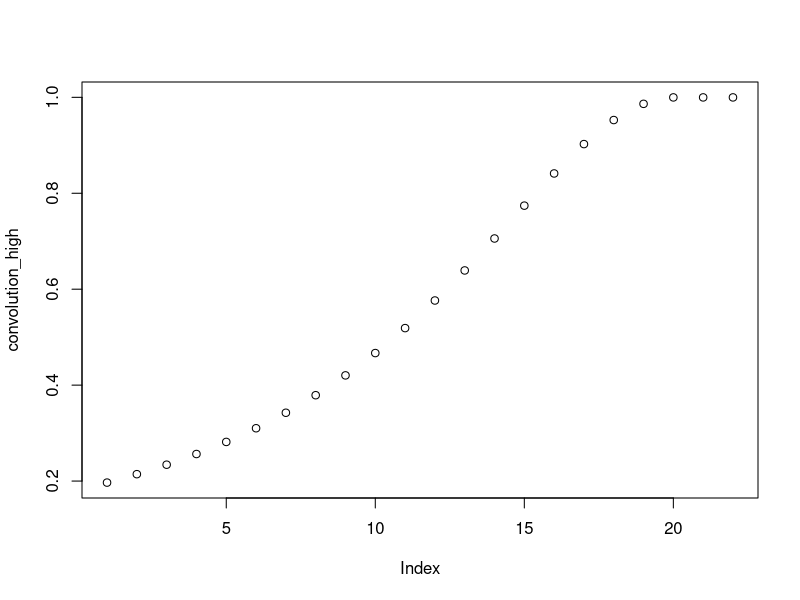
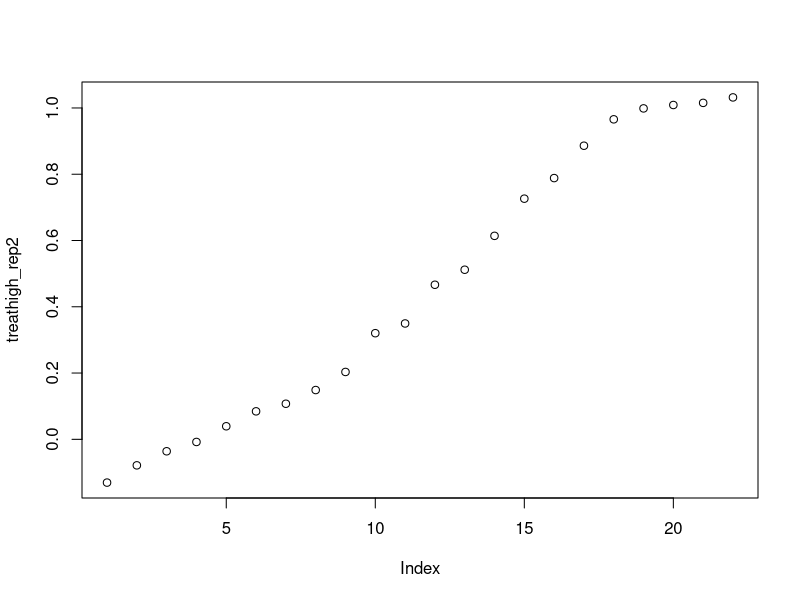
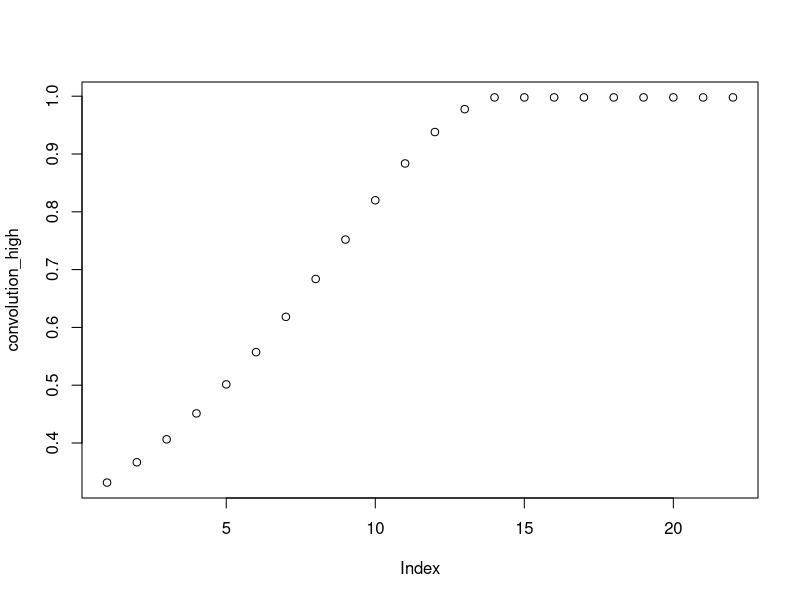
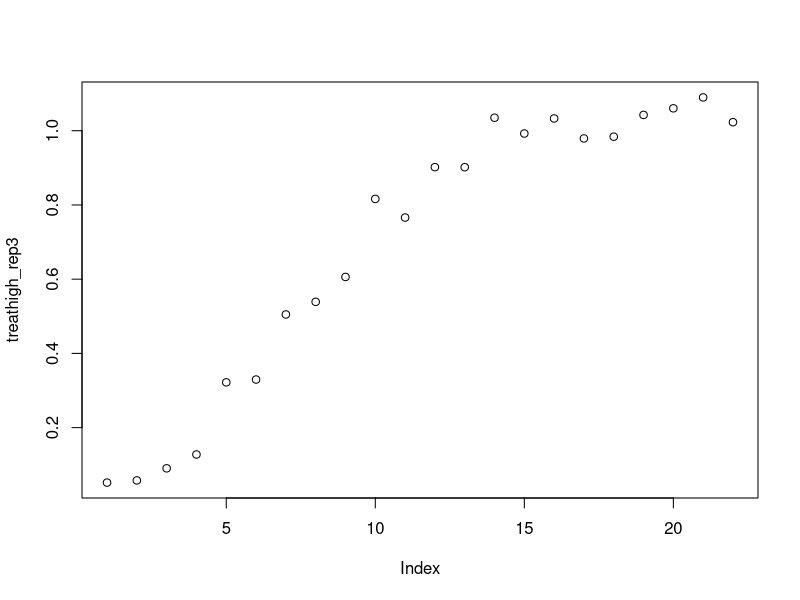
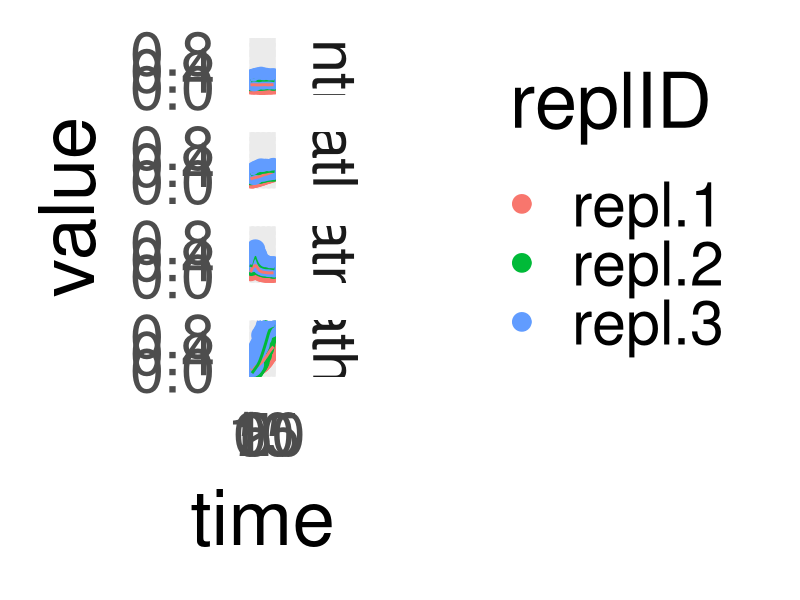
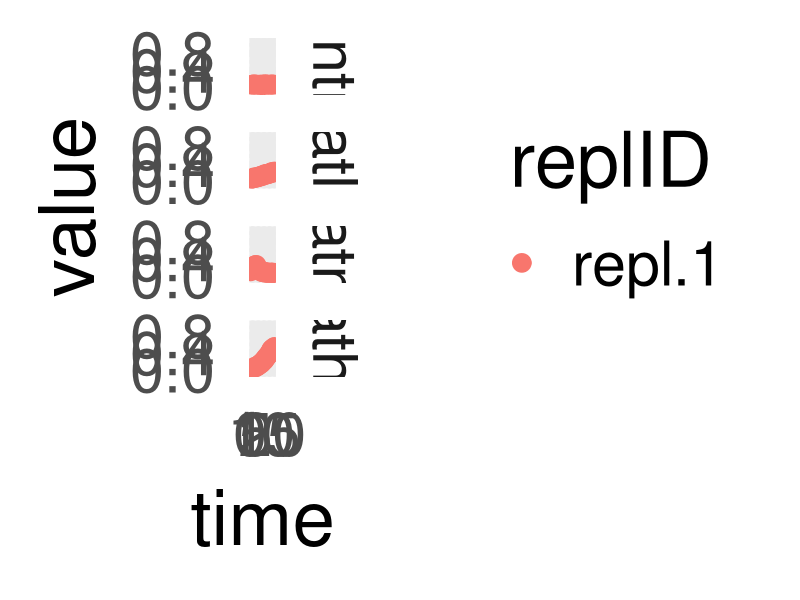
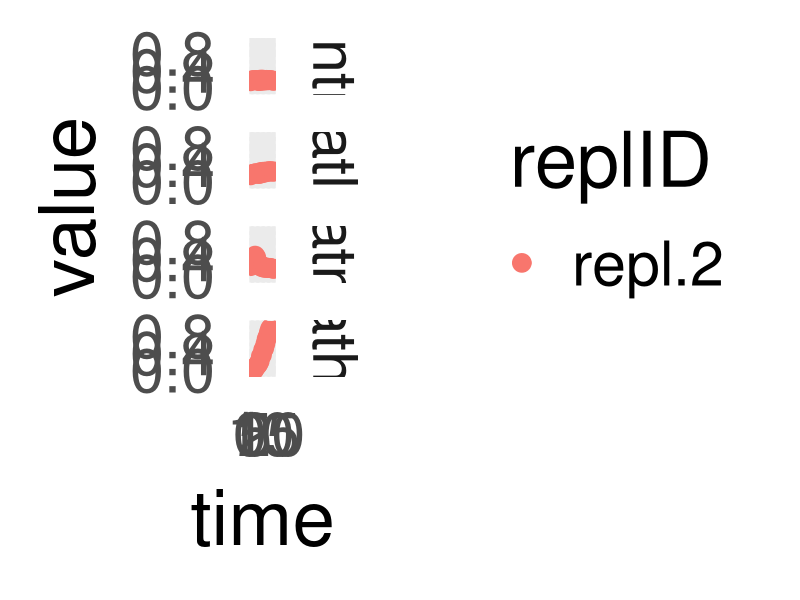
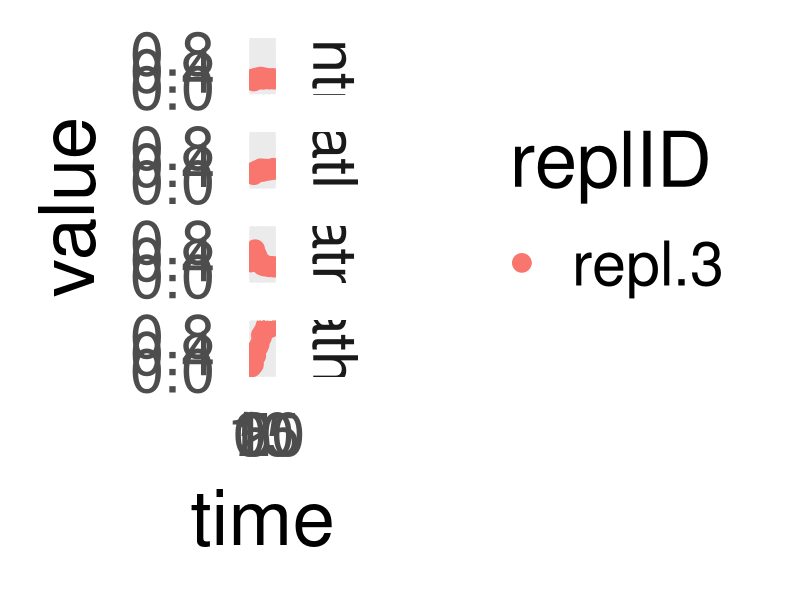

The R source for these figures, in order: (Note: this script raises an error after producing the figures.)
## ---- chunk 1
setwd("C:/Users/steve_000/Documents/work/POC paper/presentation")

require( ggplot2 )
require( data.table )
require( reshape2 )
# generate data representing plate differences and difference in the dynamics of responses

# the lower replicate 1, 30 time points, till 22 hours
time_repl1 <- seq( 0.5, 22, length.out = 30 )
control_rep1 <- abs( 0.06 + 0.007 * rnorm( 30 ) )
treatlow_rep1 <- control_rep1 + control_rep1 * 0.015* time_repl1 + 0.005 * time_repl1^1.1



# the early peak
convolution_peak <-   1/( 1+  0.15*( time_repl1- 5 )^2)

treatmid_rep1 <- control_rep1 + 0.2 * convolution_peak

# the plateau response
convolution_high<-  1/( 1+  0.015*( time_repl1- 22 )^2)



treathigh_rep1 <- -0.1 + control_rep1 + 0.4*convolution_high + 0.005 * time_repl1^1.1 +  0.4*convolution_high * control_rep1 




# replicate 2, the normal response, 22 time points, till 23 hours
time_repl2 <- seq( 0.8, 23, length.out = 22 )
control_rep2 <- abs( 0.16 + 0.011 * rnorm( 22 ) )
treatlow_rep2 <- control_rep2 + control_rep2 * 0.022* time_repl2
convolution_peak <-  1/( 1+  0.15*( time_repl2- 5 )^2)

treatmid_rep2 <- control_rep2 + 0.3 * convolution_peak


convolution_high<-  1/( 1+  0.010*( time_repl2- 21 )^2)

convolution_high[ which(max(convolution_high) == convolution_high) : length( convolution_high )] <- max( convolution_high)
plot(convolution_high)

# addition of convolution term. addition of time dependent increase. and convolution multiplication term for increase in variance
treathigh_rep2 <- control_rep2 -0.5 + 1*convolution_high  + 0.005 * time_repl2^1.2 + convolution_high * control_rep2 
plot(treathigh_rep2)




# the single mega high response and high variance replicate 3, 17 time points, till 24 hours
time_repl3 <- seq( 0.8, 23, length.out = 22 )
control_rep3 <- abs( 0.2 + 0.023 * rnorm( 22 ) )
treatlow_rep3 <- control_rep3 + control_rep3 * 0.022* time_repl3
convolution_peak <-  1/( 1+  0.15*( time_repl3- 5 )^2)
treatmid_rep3 <- control_rep3+ 0.4 * convolution_peak

convolution_high<-  1/( 1+  0.010*( time_repl3- 15 )^2)

convolution_high[ which(max(convolution_high) == convolution_high) : length( convolution_high )] <- max( convolution_high)
plot(convolution_high)

# addition of convolution term. addition of time dependent increase. and convolution multiplication term for increase in variance
treathigh_rep3 <- -0.55 + control_rep3  + 1*convolution_high  + 0.005 * time_repl3^1.2 + 1*convolution_high * control_rep3 
plot(treathigh_rep3)


image_data_rep1 <- data.frame( time = time_repl1, 
                                control =  control_rep1,
                               treatlow = treatlow_rep1,
                               treatmid = treatmid_rep1,
                               treathigh = treathigh_rep1,
                                replID = "repl.1" 
                              )


image_data_rep2 <- data.frame( time = time_repl2, 
                                control =  control_rep2,
                              treatlow =  treatlow_rep2,
                              treatmid = treatmid_rep2,
                              treathigh = treathigh_rep2,
                                replID = "repl.2" 
                              )

image_data_rep3 <- data.frame( time = time_repl3, 
                                control =  control_rep3,
                               treatlow = treatlow_rep3,
                               treatmid = treatmid_rep3,
                               treathigh = treathigh_rep3,
                                replID = "repl.3" 
                              )

image_data <- rbind( image_data_rep1, image_data_rep2, image_data_rep3)

image_data.l <- melt( image_data, id.vars = c("time", "replID"), variable.name = "treatment")

plotFun <-function( Data , plotName ) {
  p <- ggplot( data = Data, aes( x = time, y = value )) + geom_point( aes(  color = replID), size = 6 ) +
    theme_minimal(base_size = 55) + ylim(c(-0.1,1.1)) + facet_grid( treatment~.) + 
    geom_smooth( aes( group = replID, color = replID  ) , span = 0.5,  se = FALSE, size = 1, alpha = 0.01) 
     
  png(paste("figures/",plotName, ".png", sep = ""), width = 1200, height = 1600)
    print( p )
dev.off()

}


# raw data
plotFun( Data = image_data.l, plotName = "rawdata")

# plate with unhappy cells

image_data.l<- as.data.table(image_data.l)

plotFun( Data = image_data.l[ replID == "repl.1"], plotName = "rawdata_unhappy")

plotFun( Data = image_data.l[ replID == "repl.2"], plotName = "rawdata_normal")

plotFun( Data = image_data.l[ replID == "repl.3"], plotName = "rawdata_highoutlier")



# linear normalization mean:

image_data.l <- as.data.table(image_data.l)

plateMeans <- image_data.l[, mean( value ), by = "replID"]

image_data.l[  , meanShift :=  value ]
image_data.l[ replID == "repl.1" , meanShift := value + ( plateMeans$V1[2] - plateMeans$V1[1] ) ]  
image_data.l[ replID == "repl.3" , meanShift := value + ( plateMeans$V1[2] - plateMeans$V1[3] )   ]

head(image_data.l)

image_data.meanshift <- melt( image_data.l, id.vars = c("time", "replID", "treatment"))
image_data.meanshift 

# define plotting function for extra side panel with normalized values
plotFunNorm <-function( Data , plotName ) {
  p <- ggplot( data = Data, aes( x = time, y = value )) + geom_point( aes(  color = replID), size = 6 ) +
    theme_minimal(base_size = 55)  + facet_grid( treatment~variable) + 
    geom_smooth( aes( group = replID, color = replID  ) , span = 0.5,  se = FALSE, size = 1, alpha = 0.01) 
     
  png(paste( "figures/",plotName, ".png", sep = ""), width = 1200, height = 1600 )
    print( p )
dev.off()

}

plotFunNorm( Data =  image_data.meanshift, plotName = "meanShift" )

# standard normal normalization (transformation to Z-score):

image_data.l[, meanShift:=NULL]
image_data.l[ , plateMean := mean( value ), by = replID]
image_data.l[ , plateSd := sd( value ), by = replID]
image_data.l[ , standardNormal := ( value - plateMean )/ plateSd , by = replID]
image_data.l[, plateMean := NULL ]
image_data.l[ , plateSd := NULL ]
image_data.sdNorm <- melt( image_data.l, id.vars = c("time", "replID", "treatment"))

plotFunNorm( Data = image_data.sdNorm, plotName = "standardNormalized")

image_data.l[, standardNormal:=NULL]


# control background subtraction

controlMeans <- image_data.l[ treatment == "control" ,  mean( value ), by = replID  ]
setkey( controlMeans, replID )
setkey( image_data.l, replID )
image_data.controlSub <- controlMeans[ image_data.l ]
image_data.controlSub[ , controlSubValue := value - V1 ]
image_data.controlSub[, V1 :=NULL ]
image_data.controlSub <- melt( image_data.controlSub, id.vars = c( "time", "replID", "treatment" ) )

plotFunNorm( Data = image_data.controlSub, plotName = "controlSub" )


# min max normalization

minmaxFun <- function(x) { 
                          min_e = min( x, na.rm = TRUE )
                          max_e = max( x, na.rm = TRUE )
                          y <- ( x - min_e ) / ( max_e - min_e )
                          y
                          }


image_data.l[,  minmaxNorm := minmaxFun( value ), by = replID ]
image_data.minmaxNorm <- melt( image_data.l, id.vars = c("time", "replID", "treatment"))
plotFunNorm( Data = image_data.minmaxNorm , plotName = "minmaxNorm")
image_data.l[ , minmaxNorm := NULL ]



# fold change with respect to control normalization
buffer <- image_data.l[ treatment == "control" ,  value, by = list( replID, time ) ]
controlValues <- buffer[ time %in% c(0.5, 0.8 ), value  , by = replID]
setkey(image_data.l, replID)
setkey( controlValues, replID)
foldChangeNorm <- controlValues[ image_data.l]

foldChangeNorm[ , foldChangeVal := i.value / value]
foldChangeNorm[, value := NULL]
setnames(foldChangeNorm, "i.value", "value")
foldChangeNorm <- melt( foldChangeNorm, id.vars = c("time", "replID", "treatment"))
plotFunNorm( Data =  foldChangeNorm, plotName = "foldChangeVal")





# non linear normalization
# sigmoid


sigmoidFun <- function(x, A, B) { 
                          y <-   1 / ( 1 + exp( - ( ( x - B ) / A  ) ) ) 
                          y
                          }

image_data.l$splitL <- NULL
image_data.l[,  sigmoidNorm := sigmoidFun( value, A = 0.07, B = 0.3 ), by = replID ]
image_data.sigmoidNorm <- melt( image_data.l, id.vars = c("time", "replID", "treatment"))

plotFunNorm( Data = image_data.sigmoidNorm , plotName = "sigmoidNorm")
image_data.l[ , sigmoidNorm := NULL ]





image_data.l<- as.data.table(image_data.l)
# quantile normalization
image_data.l[ , splitL := paste(treatment, replID)]
image_data.list <- split( image_data.l, image_data.l$splitL )


image_data.l[, .N, by = list( treatment,  replID ) ] # replicates have different time sampling. modeling required

require(splines)
model.results= list()
# first fitting and resampling of time points

for( i in seq_along(image_data.list)){
  
  fm1 <- lm(value ~ ns(time, df =6), data = image_data.list[[i]])
  
    model.results[[i]] <-  predict(fm1, dtTime<-data.frame(
    time = round(seq(0 , 24 , length.out=200), digits=2)))
    model.results[[i]] <- as.data.frame(model.results[[i]] )
    colnames(model.results[[i]])<- "mod"
   
    model.results[[i]]$treatment <- unique(image_data.list[[i]]$treatment)
    model.results[[i]]$replID <- unique(image_data.list[[i]]$replID)
    model.results[[i]]$time <- dtTime$time
    model.results[[i]]$resid.SD <- sqrt(deviance(fm1)/df.residual(fm1))
   
 

}


model.results.df <- do.call("rbind", model.results)

### quantile stats / fit

model.results.df <- as.data.table( model.results.df)


head(model.results.df)
head(image_data.l)

# plot fit + raw 

p <- ggplot( data = image_data.l, aes( x = time, y = value )) + geom_point(  size = 6 , aes( color = replID)) +
    theme_minimal(base_size = 55)  + facet_wrap( ~treatment ) + 
   geom_line( data = model.results.df, aes( x = time ,y = mod, group = replID, color = replID), size= 3 ) 
   
  png(paste( "figures/", "ns_fit", ".png", sep = ""), width = 1200, height = 1600 )
    print( p )
dev.off()

## ---- chunk 2

selTP <- unique(model.results.df[, time])[seq(1,  200, by = 8)]

model.results.df <- model.results.df[ time %in% selTP]

model.results.df[, .N, by = list(treatment, replID)]

table(model.results.df$treatment)

## ---- chunk 3

quantileOrigList <- split(model.results.df, model.results.df$replID)
 # sort per plate

head(quantileOrigList[[1]])

quantileOrigIndex <- lapply(quantileOrigList, function(x) rank( x$mod ) )

quantileSorted <- lapply( quantileOrigList, function(x) sort(x$mod))
head(cbind(quantileSorted[[1]][quantileOrigIndex[[1]]] ,quantileOrigList[[1]])  )

head(quantileSorted.df)
quantileSorted.df <- do.call('cbind', quantileSorted)
newValues <- rowMeans(quantileSorted.df)
plot(newValues)


# put values back to original locations

for( i in seq_along(quantileOrigList)) {

  quantileOrigList[[i]]$quantileNorm <- newValues[quantileOrigIndex[[i]]]
  
  }

model.results.df <- do.call('rbind', quantileOrigList)

quantileNorm <- melt( model.results.df, id.vars = c("time", "replID", "treatment", "resid.SD"))
plotFunNorm( Data =  quantileNorm, plotName = "quantileNorm")

limits <- aes(ymax = value + resid.SD, ymin = value - resid.SD)

 # extra plot with error bars
p <- ggplot( data = quantileNorm, aes( x = time, y = value )) + geom_point( aes(  color = replID), size = 6 ) +
    theme_minimal(base_size = 55)  + facet_grid( treatment~variable) + 
   geom_errorbar( limits , size = 2 ) +
    geom_smooth( aes( group = replID, color = replID  ) , span = 0.5,  se = FALSE, size = 1, alpha = 0.01) 
     
  png(paste( "figures/","quantileNorm_errorbar", ".png", sep = ""), width = 1200, height = 1600 )
    print( p )
dev.off()

## ---- chunk 4
## statistics

# need sd over replicates for treatments:
model.results.df.sd <- model.results.df[ , sd( quantileNorm ), by = list( treatment , time)]

setnames(model.results.df.sd, "V1", "treat.sd")

DMSO <- model.results.df[ treatment %in% "control"]
 
# mean and sd for control
DMSO.s <- DMSO[ ,  list( DMSO.mean = mean( quantileNorm ), DMSO.sd = sd( quantileNorm ) ),  
                  by = list( treatment, time) ]

setkey(model.results.df, time)
setkey(DMSO.s, time)


model.results.df.stats <- DMSO.s[ model.results.df ] 

setkey(model.results.df.sd,  treatment,  time )
setkey(model.results.df.stats,  treatment, time )

model.results.df.stats <- model.results.df.sd[model.results.df.stats]

model.results.df.stats[ , meanDiff :=  abs(quantileNorm - DMSO.mean)  / sqrt ( ( DMSO.sd^2 + treat.sd^2 + resid.SD^2 ))  ]  # adding variances for total sd


Stats.m <- model.results.df.stats[, mean(meanDiff), by = list( i.treatment, replID  )]

setnames(Stats.m, "V1", "meanDiff")

stats.out = alist()
stats.out.data = alist()
stats.out.data[[1]] <- data.frame(  treatment = NA, fstatistic = NA, pVal = NA  )   
all.vars <- unique(Stats.m$i.treatment)
all.vars <- all.vars[ all.vars != "control"]
for( i in seq_along( all.vars )) {
 
  cur.treat <-as.character( unique( Stats.m[  i.treatment %in% all.vars[ i ], i.treatment ] ) )
  subSet1 <- Stats.m[ i.treatment %in% all.vars[ i ] ]
  subSetDMSO <- Stats.m[ i.treatment %in% "control" ]
  
  subSet <- rbind( subSetDMSO, subSet1)
  
    # one sided significance test
  subSet[ , i.treatment := factor(i.treatment, levels = c( "control", cur.treat ))]
  #setnames(subSet, "V1", "meanDiff")
  stats.out[[i]] <- t.test(meanDiff ~ i.treatment, alternative = "less", var.equal = TRUE, data =   subSet)
  
  m.out<- stats.out[[i]] 

  
  
    stats.out.data[[i]] <- data.frame(treatment = unique(subSet1$i.treatment),
                                    diffMeans = m.out$estimate[2] - m.out$estimate[1], 
                                    pVal = m.out$p.value)

}

stats.out.data.df <- do.call('rbind', stats.out.data)


require(plyr)

model.results.df.m <- ddply(model.results.df, .( treatment,  time),
      summarize, meanQ = mean(quantileNorm, na.rm = TRUE))


stats.out.data.df <- as.data.table(stats.out.data.df)
model.results.df.m <- as.data.table(model.results.df.m)

setkey(model.results.df.m,  treatment )
setkey(stats.out.data.df, treatment)
model.results.df.m.stat <- stats.out.data.df[model.results.df.m]


stats.out.data.df[ pVal > 0.1 , pval := ""]
stats.out.data.df[ pVal <= 0.1 , pval := "*"]
stats.out.data.df[ pVal <= 0.05 , pval := "**"]
stats.out.data.df[ pVal <= 0.01 , pval := "***"]

stats.out.data.df[, yloc := 0.7]


png(paste("figures", "/timecourses_1sided_sd3SUM_quantile.png", sep =""), height = 2000, width = 2000)
p<-ggplot( model.results.df.m, aes(x=time, y = meanQ ) ) +
  geom_point( size = 6) + theme_minimal( base_size = 40)
p <- p +  facet_wrap( ~treatment)
p <- p +  geom_text( data = stats.out.data.df, 
                     aes(x = 4, y =yloc, label =  pval ), size = 40) +
   geom_text( data = stats.out.data.df, 
                     aes(x = 4, y =yloc + 0.1, label =  round( pVal, digits = 4) ), size = 12) 


print(p)
dev.off()
getwd()





